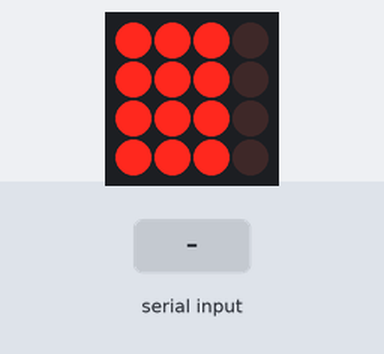
Bench run of a sketch on a simulated Arduino Uno, built with avr-gcc and run on an emulated ATmega328P. Parts: 4×4 LED matrix. Wiring (inferred from the names in the program): LED matrix (orientation assumed): rows pin 8, pin 9, pin 10, pin 11; columns A0, A1, A2, A3. The inputs (shaded band) are chosen by the test bench.

Above: at 1.2 s.
1.3 s: byte 0 (0) received over Serial
At 1.6 s:
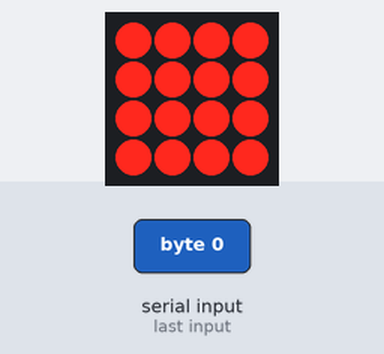
2.8 s: "1" received over Serial
At 3.9 s:
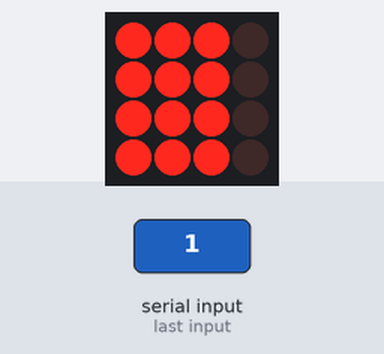
Timing chart, 0 to 5.8 s (numbered marks = the images above; inputs shaded):
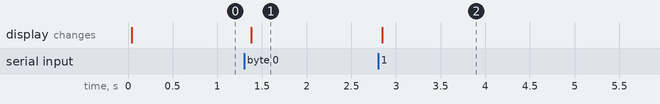

The sketch:

Arduino_MUXER.ino
```cpp
#define COL_ONE   A0
#define COL_TWO   A1
#define COL_THREE A2
#define COL_FOUR  A3

#define ROW_ONE   8
#define ROW_TWO   9
#define ROW_THREE 10
#define ROW_FOUR  11

#define LINEZERO  0
#define LINEONE   1

void setup() {
  // put your setup code here, to run once:

  Serial.begin(9600);

  pinMode(COL_ONE, OUTPUT);
  pinMode(COL_TWO, OUTPUT);
  pinMode(COL_THREE, OUTPUT);
  pinMode(COL_FOUR, OUTPUT);

  pinMode(ROW_ONE, OUTPUT);
  pinMode(ROW_TWO, OUTPUT);
  pinMode(ROW_THREE, OUTPUT);
  pinMode(ROW_FOUR, OUTPUT);
  /*
    pinMode(LINEZERO, INPUT);
    pinMode(LINEONE, INPUT);
  */
  digitalWrite(COL_ONE, LOW);
  digitalWrite(COL_TWO, LOW);
  digitalWrite(COL_THREE, LOW);
  digitalWrite(COL_FOUR, LOW);
  digitalWrite(ROW_ONE, LOW);
  digitalWrite(ROW_TWO, LOW);
  digitalWrite(ROW_THREE, LOW);
  digitalWrite(ROW_FOUR, LOW);


}

#define FULL  750
#define MIN   1
#define OFF   0
unsigned int BlueTime = FULL;
unsigned int WhiteTime = MIN;
unsigned int cycle = 500;

byte mode = 0;

volatile byte inbyte = 0;
void get_serial_data()
{
  if (Serial.available() > 0) {
    // read the incoming byte:
    inbyte = Serial.read();
    //First see if its valid and which light
    if ((inbyte & 0x80) == 0x80) { //if the MSB is set then this is a white value
      inbyte &= 0x7F;
      //White
      if (inbyte > 30) inbyte = 30;
      if (inbyte == 0) WhiteTime = 0;
      WhiteTime = map(inbyte, 0, 30, 0, 800);
    } else {
      //blue.
      if (inbyte > 30) inbyte = 30;
      if (inbyte == 0) BlueTime = 0;

      BlueTime = map(inbyte, 0, 30, 0, 800);
    }
  }
}

inline void switchRow(byte r, bool state)
{
  switch (r)
  {
    case 0:
      digitalWrite(ROW_ONE, state);
      break;
    case 1:
      digitalWrite(ROW_TWO, state);
      break;
    case 2:
      digitalWrite(ROW_THREE, state);
      break;
    case 3:
      digitalWrite(ROW_FOUR, state);
      break;
    default:
      break;
  }
}


void loop() {

  /*
    mode = (digitalRead(LINEONE) == HIGH) ? 1 : 0;
    mode |= ( ((digitalRead(LINEZERO) == HIGH) ? 1 : 0) << 1);
    mode = 1;
    switch (mode)
    {
    case 0:
      BlueTime = OFF;
      WhiteTime = OFF;
      break;
      case 1:
      BlueTime = FULL;
      WhiteTime = FULL;
      break;
      case 2:
      BlueTime = FULL;
      WhiteTime = MIN;
      break;
      case 3:
      BlueTime = MIN;
      WhiteTime = MIN;
      break;
    }
  */


  get_serial_data();

  //WhiteTime = 10;

  for (int a = 0; a < 4; a++) {
    /*For each column we do this*/

    switch (a)
    {
      case 0:
        if (WhiteTime > 0) {
          /*Two rows at a time*/
          digitalWrite(COL_ONE, HIGH);

          switchRow(0, true);
          delayMicroseconds(WhiteTime);
          switchRow(0, false);

          switchRow(1, true);
          delayMicroseconds(WhiteTime);
          switchRow(1, false);

          switchRow(2, true);
          delayMicroseconds(WhiteTime);
          switchRow(2, false);

          switchRow(3, true);
          delayMicroseconds(WhiteTime);
          switchRow(3, false);

          digitalWrite(COL_ONE, LOW);
        }
        break;
      case 1:
        if (WhiteTime > 0) {
          /*Two rows at a time*/
          digitalWrite(COL_TWO, HIGH);

          switchRow(0, true);
          delayMicroseconds(WhiteTime);
          switchRow(0, false);

          switchRow(1, true);
          delayMicroseconds(WhiteTime);
          switchRow(1, false);

          switchRow(2, true);
          delayMicroseconds(WhiteTime);
          switchRow(2, false);

          switchRow(3, true);
          delayMicroseconds(WhiteTime);
          switchRow(3, false);

          digitalWrite(COL_TWO, LOW);

        }
        break;
      case 2:
        if (WhiteTime > 0) {
          digitalWrite(COL_THREE, HIGH);
          switchRow(0, true);
          delayMicroseconds(WhiteTime);
          switchRow(0, false);

          switchRow(1, true);
          delayMicroseconds(WhiteTime);
          switchRow(1, false);

          switchRow(2, true);
          delayMicroseconds(WhiteTime);
          switchRow(2, false);

          switchRow(3, true);
          delayMicroseconds(WhiteTime);
          switchRow(3, false);

          digitalWrite(COL_THREE, LOW);
        }
        break;
      case 3:

        if (BlueTime > 0) {
          digitalWrite(COL_FOUR, HIGH);

          switchRow(0, true);
          delayMicroseconds(BlueTime);
          switchRow(0, false);

          switchRow(1, true);
          delayMicroseconds(BlueTime);
          switchRow(1, false);

          switchRow(2, true);
          delayMicroseconds(BlueTime);
          switchRow(2, false);

          switchRow(3, true);
          delayMicroseconds(BlueTime);
          switchRow(3, false);

          digitalWrite(COL_FOUR, LOW);
        }
        break;
      default:
        break;
    }


    delayMicroseconds(cycle);
  }
  /*
    if (BlueTime > 0) {
      //Switch Blue
      //In the blues we shall switch 2 rows instead of 2 columns
      digitalWrite(COL_FOUR, HIGH);
      digitalWrite(ROW_ONE, HIGH);
      digitalWrite(ROW_TWO, HIGH);
      delayMicroseconds(BlueTime);
      digitalWrite(ROW_ONE, LOW);
      digitalWrite(ROW_TWO, LOW);
      digitalWrite(ROW_THREE, HIGH);
      digitalWrite(ROW_FOUR, HIGH);
      delayMicroseconds(BlueTime);
      digitalWrite(ROW_THREE, LOW);
      digitalWrite(ROW_FOUR, LOW);
      digitalWrite(COL_FOUR, LOW);
    }
  */
}
```

Measured:
- after the input at 1.3 s, the display: changes after 0.08 s (image 1)
- after the input at 2.8 s, the display: changes after 0.05 s (image 2)
